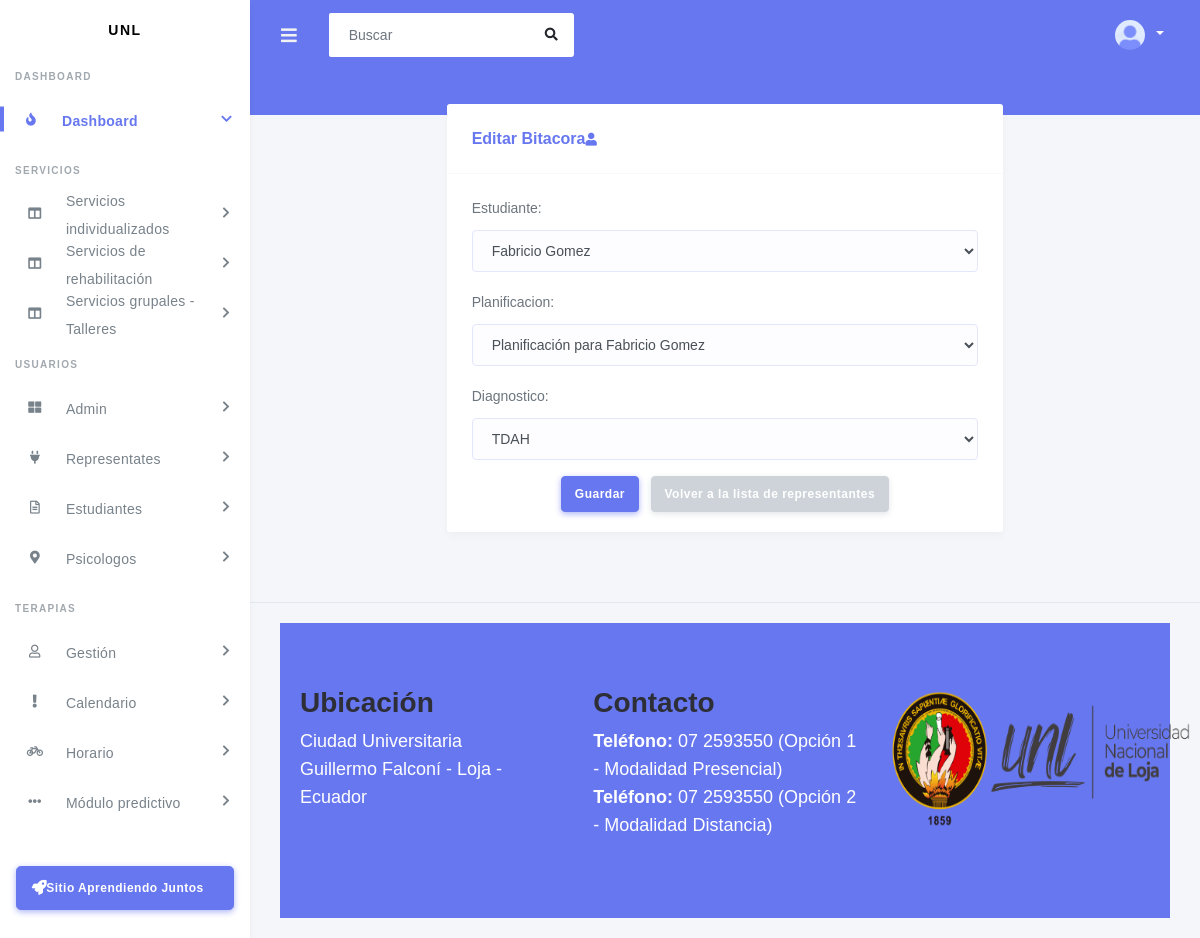
/editarBitacora/9/, run on the app's committed database.
### app/planificaciones/models.py (models this page shows)
class Planificacion(models.Model):
    estudiante = models.ForeignKey(Estudiante, on_delete=models.CASCADE)
    diagnostico = models.ForeignKey(Diagnostico, on_delete=models.CASCADE)
    edad_biologica = models.IntegerField()
    edad_cognitiva_lenguaje_verbal = models.IntegerField()
    edad_cognitiva_lenguaje_comprensivo = models.IntegerField()
    def __str__(self):
        return f'Planificación para {self.estudiante.nombre} {self.estudiante.apellido}'

### app/bitacora/models.py (models this page shows, shortened)
class Bitacora(models.Model):
    estudiante = models.ForeignKey(Estudiante, on_delete=models.CASCADE)
    planificacion = models.ForeignKey(Planificacion, on_delete=models.CASCADE)
    diagnostico = models.ForeignKey(Diagnostico, on_delete=models.CASCADE)

### app/bitacora/views.py (the view)
# urls.py: path('editarBitacora/<int:pk>/', EditarBitacoraView.as_view(), name='editar_bitacora'),
class EditarBitacoraView(UpdateView):
    model = Bitacora
    form_class = BitacoraForm
    template_name = 'bitacora/editarBitacora.html'
    success_url = reverse_lazy('listar_bitacora')

### app/bitacora/forms.py (shortened to what this page needs)
class BitacoraForm(forms.ModelForm):
    class Meta:
        model = Bitacora
        fields = ['estudiante', 'planificacion', 'diagnostico']
        widgets = {
            'estudiante':forms.Select(attrs={'class': 'form-control'}),
            'planificacion':forms.Select(attrs={'class': 'form-control'}),
            'diagnostico':forms.Select(attrs={'class': 'form-control'}),
        }
    def __init__(self, *args, **kwargs):
        super(BitacoraForm, self).__init__(*args, **kwargs)
        self.fields['diagnostico'].queryset = Diagnostico.objects.all()

### app/terapiass/models.py (called while the page is built)
    def __str__(self):
        return self.nombre_diagnostico

### app/usuarios/usuario/models.py (called while the page is built)
    def nombre_completo(self):
        return '{} {}'.format(self.nombre, self.apellido)

    def __str__(self):
        return self.nombre_completo()

### templates/bitacora/editarBitacora.html (shortened to what this page needs)
{% extends 'layout.html' %}
{% load static %}
{% block content %}
  <div class="container">
    <div class="row justify-content-center mt-4">
      <div class="col-md-8">
        <div class="card">
          <div class="card-header">
            <h4>Editar Bitacora<i class="fas fa-user"></i></h4>
          </div>
          <div class="card-body">
            <form method="post">
              {{ form.as_p }}
              <div class="text-center mt-3">
                <button type="submit" class="btn btn-primary">Guardar</button>
                <a href="{% url 'listar_bitacora' %}" class="btn btn-secondary ml-2">Volver a la lista de representantes</a>
              </div>
            </form>
          </div>
        </div>
      </div>
    </div>
  </div>
{% endblock content %}

### templates/footer.html (style rules this page uses)
body { font-family: Arial, sans-serif; }
.container { max-width: 1200px; margin: auto; padding: 0 20px; }
.row { display: flex; flex-wrap: wrap; }

### data on the page
Planificacion: estudiante "Fabricio Gomez"
Bitacora: planificacion "Planificación para Fabricio Gomez", diagnostico "TDAH"
